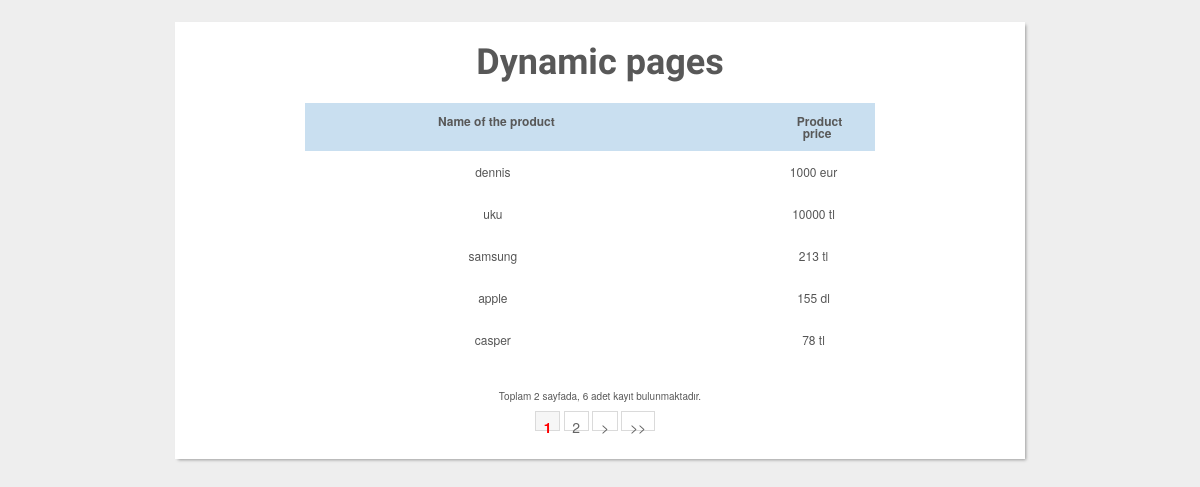
The app's page /PAGE/index.php with its own data.
### tables this page shows
CREATE TABLE `urunler` (
  `id` int(10) UNSIGNED NOT NULL,
  `urunadi` varchar(100) NOT NULL,
  `urunfiyati` double NOT NULL,
  `parabirimi` char(3) NOT NULL
);

### PAGE/index.php (the view, shortened to what this page needs)
<?php
try{
	$VeritabaniBaglantisi = new PDO("mysql:host=localhost;dbname=uygulama;charset=UTF8","root","");
}catch(PDOException $Hata){
	echo "Bağlantı Sorunu<br />" . $Hata->getMessage();
	die();
}
if(isset($_REQUEST["Sayfalama"])){
	$GelenSayfalama		=	$_REQUEST["Sayfalama"];
}else{
	$GelenSayfalama		=	1;
}
$SayfalamaIcinSolVeSagButonSayisi		=	2;
$SayfaBasinaGosterilecekKayitSayisi		=	5;
$ToplamKayitSayisiSorgusu				=	$VeritabaniBaglantisi->prepare("SELECT * FROM urunler");
$ToplamKayitSayisiSorgusu->execute();
$ToplamKayitSayisi						=	$ToplamKayitSayisiSorgusu->rowCount();
$SayfalamayaBaslanacakKayitSayisi		=	($GelenSayfalama*$SayfaBasinaGosterilecekKayitSayisi)-$SayfaBasinaGosterilecekKayitSayisi;
$BulunanSayfaSayisi						=	ceil($ToplamKayitSayisi/$SayfaBasinaGosterilecekKayitSayisi);
?>
<!DOCTYPE html>
<html lang="en" >
<head>
  <link rel="stylesheet" href="./style.css">
</head>
<body>
<body>
 <div id="wrapper">
  <h1>Dynamic pages</h1>
  <table id="keywords" cellspacing="0" cellpadding="0">
  <?php
		$UrunSorgusu 	= $VeritabaniBaglantisi -> prepare("SELECT * FROM urunler ORDER BY id ASC LIMIT $SayfalamayaBaslanacakKayitSayisi, $SayfaBasinaGosterilecekKayitSayisi");
		$UrunSorgusu -> execute();
		$UrunSorgusuKayitlari	=	$UrunSorgusu->fetchAll(PDO::FETCH_ASSOC);
		foreach($UrunSorgusuKayitlari as $Kayitlar)
		   {
			echo "<tr height='30'>";
			echo "<td width='375' align='left'>" . $Kayitlar["urunadi"] . "<td>";
			echo "<td width='100' align='right'>" . $Kayitlar["urunfiyati"] . " " . $Kayitlar["parabirimi"] . "<td>";
			echo "</tr>";
		   }
	?>
    <thead>
      <tr>
        <th><span>Name of the product</span></th>
		<th></th>
		<th><span>Product price</span></th>
      </tr>
    </thead>
  </table>
	<div class="SayfalamaAlaniKapsayicisi">
		<div class="SayfalamaAlaniIciMetinAlaniKapsayicisi">
			Toplam <?php echo $BulunanSayfaSayisi; ?> sayfada, <?php echo $ToplamKayitSayisi; ?> adet kayıt bulunmaktadır.
		</div>
		<div class="SayfalamaAlaniIciNumaralandirmaAlaniKapsayicisi">
			<?php
			for($SayfalamaIcinSayfaIndexDegeri=$GelenSayfalama-$SayfalamaIcinSolVeSagButonSayisi;
			$SayfalamaIcinSayfaIndexDegeri<=$GelenSayfalama+$SayfalamaIcinSolVeSagButonSayisi;
			$SayfalamaIcinSayfaIndexDegeri++){
				if(($SayfalamaIcinSayfaIndexDegeri>0) and ($SayfalamaIcinSayfaIndexDegeri<=$BulunanSayfaSayisi)){
					if($GelenSayfalama==$SayfalamaIcinSayfaIndexDegeri){
						echo " <span class='Aktif'>" . $SayfalamaIcinSayfaIndexDegeri . "</span>";
					}else{
						echo " <span class='Pasif'><a href='index.php?Sayfalama=" . $SayfalamaIcinSayfaIndexDegeri ."'>" . $SayfalamaIcinSayfaIndexDegeri . "</a></span>";
					}
				}
			}
			if($GelenSayfalama!=$BulunanSayfaSayisi){
				$SayfalamaIcinSayfaDegeriniBirIleriAl	=	$GelenSayfalama+1;
				echo " <span class='Pasif'><a href='index.php?Sayfalama=" . $SayfalamaIcinSayfaDegeriniBirIleriAl . "'>></a></span>";
				echo " <span class='Pasif'><a href='index.php?Sayfalama=" . $BulunanSayfaSayisi . "'>>></a></span>";
			}
			?>
		</div>
 </div>
</body>
</body>
</html>

### PAGE/style.css (style rules this page uses)
html, body, div, span, applet, object, iframe, h1, h2, h3, h4, h5, h6, p, blockquote, pre, a, abbr, acronym, address, big, cite, code, del, dfn, em, img, ins, kbd, q, s, samp, small, strike, strong, sub, sup, tt, var, b, u, i, center, dl, dt, dd, ol, ul, li, fieldset, form, label, legend, table, caption, tbody, tfoot, thead, tr, th, td, article, aside, canvas, details, embed, figure, figcaption, footer, header, hgroup, menu, nav, output, ruby, section, summary, time, mark, audio, video { margin: 0; padding: 0; border: 0; font-size: 100%; font: inherit; vertical-align: baseline; outline: none; -webkit-font-smoothing: antialiased; -webkit-text-size-adjust: 100%; -ms-text-size-adjust: 100%; -webkit-box-sizing: border-box; -moz-box-sizing: border-box; box-sizing: border-box; }
html { overflow-y: scroll; }
body { background: #eee url('https://i.imgur.com/eeQeRmk.png'); font-family: 'Helvetica Neue', Helvetica, Arial, sans-serif; font-size: 62.5%; line-height: 1; color: #585858; padding: 22px 10px; padding-bottom: 55px; }
table { border-collapse: collapse; border-spacing: 0; }
h1 { font-family: 'Amarante', Tahoma, sans-serif; font-weight: bold; font-size: 3.6em; line-height: 1.7em; margin-bottom: 10px; text-align: center; }
#wrapper { display: block; width: 850px; background: #fff; margin: 0 auto; padding: 10px 17px; -webkit-box-shadow: 2px 2px 3px -1px rgba(0,0,0,0.35); }
#keywords { margin: 0 auto; font-size: 1.2em; margin-bottom: 15px; }
#keywords thead { cursor: pointer; background: #c9dff0; }
#keywords thead tr th { font-weight: bold; padding: 12px 30px; padding-left: 42px; }
#keywords thead tr th span { padding-right: 5px; background-repeat: no-repeat; background-position: 100% 100%; }
#keywords tbody tr { color: #555; }
#keywords tbody tr td { text-align: center; padding: 15px 10px; }
.SayfalamaAlaniKapsayicisi { display: block; width: 100%; height: auto; margin: 0; padding: 10px 0 10px 0; border: none; outline: none; text-align: center; text-decoration: none; }
.SayfalamaAlaniIciMetinAlaniKapsayicisi { display: block; width: 100%; height: auto; margin: 0; padding: 5px 0 5px 0; border: none; outline: none; text-align: center; text-decoration: none; }
.SayfalamaAlaniIciNumaralandirmaAlaniKapsayicisi { display: block; width: 100%; height: auto; margin: 0; padding: 5px 10px 5px 0; border: none; outline: none; text-align: center; text-decoration: none; }
.Pasif { display: inline-block; width: auto; height: 20px; margin: 0px 0.5px; padding: 0; padding: 5px 7.5px; background: #FFFFFF; border: none; border: 1px solid #DADADA; outline: none; color: #646464; font-size: 14px; font-style: normal; font-variant: normal; font-weight: normal; line-height: 20px; text-align: center; text-decoration: none; }
.Pasif a:link, a:visited, a:hover, a:active { text-decoration: none; color: #646464; }
.Aktif { display: inline-block; width: auto; height: 20px; margin: 0px 0.5px; padding: 0; padding: 5px 7.5px; background: #F6F6F6; border: none; border: 1px solid #DADADA; outline: none; color: #FF0000; font-size: 14px; font-style: normal; font-variant: normal; font-weight: bold; line-height: 20px; text-align: center; text-decoration: none; }

### records on screen
urunler: urunadi "dennis", urunfiyati "1000", parabirimi "eur"
urunler: urunadi "uku", urunfiyati "10000", parabirimi "tl"
urunler: urunadi "samsung", urunfiyati "213", parabirimi "tl"
urunler: urunadi "apple", urunfiyati "155", parabirimi "dl"
urunler: urunadi "casper", urunfiyati "78", parabirimi "tl"

### other values on screen
$BulunanSayfaSayisi "2"
$ToplamKayitSayisi "6"
